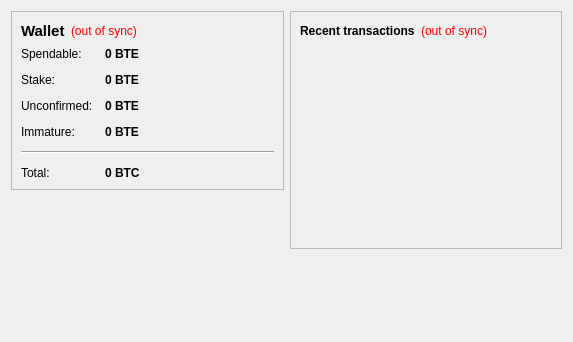
<?xml version="1.0" encoding="UTF-8"?>
<ui version="4.0">
 <class>OverviewPage</class>
 <widget class="QWidget" name="OverviewPage">
  <property name="geometry">
   <rect>
    <x>0</x>
    <y>0</y>
    <width>573</width>
    <height>342</height>
   </rect>
  </property>
  <property name="windowTitle">
   <string>Form</string>
  </property>
  <layout class="QHBoxLayout" name="horizontalLayout" stretch="1,1">
   <item>
    <layout class="QVBoxLayout" name="verticalLayout_2">
     <item>
      <widget class="QFrame" name="frame">
       <property name="frameShape">
        <enum>QFrame::StyledPanel</enum>
       </property>
       <property name="frameShadow">
        <enum>QFrame::Raised</enum>
       </property>
       <layout class="QVBoxLayout" name="verticalLayout_4">
        <item>
         <layout class="QHBoxLayout" name="horizontalLayout_4">
          <item>
           <widget class="QLabel" name="label_5">
            <property name="font">
             <font>
              <pointsize>11</pointsize>
              <weight>75</weight>
              <bold>true</bold>
             </font>
            </property>
            <property name="text">
             <string>Wallet</string>
            </property>
           </widget>
          </item>
          <item>
           <widget class="QLabel" name="labelWalletStatus">
            <property name="toolTip">
             <string>The displayed information may be out of date. Your wallet automatically synchronizes with the BitExchange network after a connection is established, but this process has not completed yet.</string>
            </property>
            <property name="styleSheet">
             <string notr="true">QLabel { color: red; }</string>
            </property>
            <property name="text">
             <string notr="true">(out of sync)</string>
            </property>
            <property name="alignment">
             <set>Qt::AlignLeading|Qt::AlignLeft|Qt::AlignVCenter</set>
            </property>
           </widget>
          </item>
          <item>
           <spacer name="horizontalSpacer_2">
            <property name="orientation">
             <enum>Qt::Horizontal</enum>
            </property>
            <property name="sizeHint" stdset="0">
             <size>
              <width>40</width>
              <height>20</height>
             </size>
            </property>
           </spacer>
          </item>
         </layout>
        </item>
        <item>
         <layout class="QFormLayout" name="formLayout_2">
          <property name="fieldGrowthPolicy">
           <enum>QFormLayout::AllNonFixedFieldsGrow</enum>
          </property>
          <property name="horizontalSpacing">
           <number>12</number>
          </property>
          <property name="verticalSpacing">
           <number>12</number>
          </property>
          <item row="0" column="0">
           <widget class="QLabel" name="label">
            <property name="text">
             <string>Spendable:</string>
            </property>
           </widget>
          </item>
          <item row="0" column="1">
           <widget class="QLabel" name="labelBalance">
            <property name="font">
             <font>
              <weight>75</weight>
              <bold>true</bold>
             </font>
            </property>
            <property name="cursor">
             <cursorShape>IBeamCursor</cursorShape>
            </property>
            <property name="toolTip">
             <string>Your current spendable balance</string>
            </property>
            <property name="text">
             <string notr="true">0 BTE</string>
            </property>
            <property name="textInteractionFlags">
             <set>Qt::LinksAccessibleByMouse|Qt::TextSelectableByKeyboard|Qt::TextSelectableByMouse</set>
            </property>
           </widget>
          </item>
          <item row="1" column="0">
           <widget class="QLabel" name="label_6">
            <property name="text">
             <string>Stake:</string>
            </property>
           </widget>
          </item>
          <item row="1" column="1">
           <widget class="QLabel" name="labelStake">
            <property name="font">
             <font>
              <weight>75</weight>
              <bold>true</bold>
             </font>
            </property>
            <property name="cursor">
             <cursorShape>IBeamCursor</cursorShape>
            </property>
            <property name="toolTip">
             <string>Total of coins that was staked, and do not yet count toward the current balance</string>
            </property>
            <property name="text">
             <string notr="true">0 BTE</string>
            </property>
            <property name="textInteractionFlags">
             <set>Qt::LinksAccessibleByMouse|Qt::TextSelectableByKeyboard|Qt::TextSelectableByMouse</set>
            </property>
           </widget>
          </item>
          <item row="2" column="0">
           <widget class="QLabel" name="label_3">
            <property name="text">
             <string>Unconfirmed:</string>
            </property>
           </widget>
          </item>
          <item row="2" column="1">
           <widget class="QLabel" name="labelUnconfirmed">
            <property name="font">
             <font>
              <weight>75</weight>
              <bold>true</bold>
             </font>
            </property>
            <property name="cursor">
             <cursorShape>IBeamCursor</cursorShape>
            </property>
            <property name="toolTip">
             <string>Total of transactions that have yet to be confirmed, and do not yet count toward the current balance</string>
            </property>
            <property name="text">
             <string notr="true">0 BTE</string>
            </property>
            <property name="textInteractionFlags">
             <set>Qt::LinksAccessibleByMouse|Qt::TextSelectableByKeyboard|Qt::TextSelectableByMouse</set>
            </property>
           </widget>
          </item>
          <item row="3" column="0">
           <widget class="QLabel" name="labelImmatureText">
            <property name="text">
             <string>Immature:</string>
            </property>
           </widget>
          </item>
          <item row="3" column="1">
           <widget class="QLabel" name="labelImmature">
            <property name="font">
             <font>
              <weight>75</weight>
              <bold>true</bold>
             </font>
            </property>
            <property name="toolTip">
             <string>Mined balance that has not yet matured</string>
            </property>
            <property name="text">
             <string notr="true">0 BTE</string>
            </property>
            <property name="textInteractionFlags">
             <set>Qt::LinksAccessibleByMouse|Qt::TextSelectableByKeyboard|Qt::TextSelectableByMouse</set>
            </property>
           </widget>
          </item>
          <item row="4" column="0" colspan="2">
           <widget class="Line" name="line">
            <property name="orientation">
             <enum>Qt::Horizontal</enum>
            </property>
           </widget>
          </item>
          <item row="5" column="0">
           <widget class="QLabel" name="labelTotalText">
            <property name="text">
             <string>Total:</string>
            </property>
           </widget>
          </item>
          <item row="5" column="1">
           <widget class="QLabel" name="labelTotal">
            <property name="font">
             <font>
              <weight>75</weight>
              <bold>true</bold>
             </font>
            </property>
            <property name="cursor">
             <cursorShape>IBeamCursor</cursorShape>
            </property>
            <property name="toolTip">
             <string>Your current total balance</string>
            </property>
            <property name="text">
             <string notr="true">0 BTC</string>
            </property>
            <property name="textInteractionFlags">
             <set>Qt::LinksAccessibleByMouse|Qt::TextSelectableByKeyboard|Qt::TextSelectableByMouse</set>
            </property>
           </widget>
          </item>
         </layout>
        </item>
       </layout>
      </widget>
     </item>
     <item>
      <spacer name="verticalSpacer">
       <property name="orientation">
        <enum>Qt::Vertical</enum>
       </property>
       <property name="sizeHint" stdset="0">
        <size>
         <width>20</width>
         <height>40</height>
        </size>
       </property>
      </spacer>
     </item>
     <item>
      <widget class="QLabel" name="label_2">
       <property name="text">
        <string/>
       </property>
      </widget>
     </item>
    </layout>
   </item>
   <item>
    <layout class="QVBoxLayout" name="verticalLayout_3">
     <item>
      <widget class="QFrame" name="frame_2">
       <property name="frameShape">
        <enum>QFrame::StyledPanel</enum>
       </property>
       <property name="frameShadow">
        <enum>QFrame::Raised</enum>
       </property>
       <layout class="QVBoxLayout" name="verticalLayout">
        <item>
         <layout class="QHBoxLayout" name="horizontalLayout_2">
          <item>
           <widget class="QLabel" name="label_4">
            <property name="text">
             <string>&lt;b&gt;Recent transactions&lt;/b&gt;</string>
            </property>
           </widget>
          </item>
          <item>
           <widget class="QLabel" name="labelTransactionsStatus">
            <property name="toolTip">
             <string>The displayed information may be out of date. Your wallet automatically synchronizes with the BitExchange network after a connection is established, but this process has not completed yet.</string>
            </property>
            <property name="styleSheet">
             <string notr="true">QLabel { color: red; }</string>
            </property>
            <property name="text">
             <string notr="true">(out of sync)</string>
            </property>
            <property name="alignment">
             <set>Qt::AlignRight|Qt::AlignTrailing|Qt::AlignVCenter</set>
            </property>
           </widget>
          </item>
          <item>
           <spacer name="horizontalSpacer">
            <property name="orientation">
             <enum>Qt::Horizontal</enum>
            </property>
            <property name="sizeHint" stdset="0">
             <size>
              <width>40</width>
              <height>20</height>
             </size>
            </property>
           </spacer>
          </item>
         </layout>
        </item>
        <item>
         <widget class="QListView" name="listTransactions">
          <property name="styleSheet">
           <string notr="true">QListView { background: transparent; }</string>
          </property>
          <property name="frameShape">
           <enum>QFrame::NoFrame</enum>
          </property>
          <property name="verticalScrollBarPolicy">
           <enum>Qt::ScrollBarAlwaysOff</enum>
          </property>
          <property name="horizontalScrollBarPolicy">
           <enum>Qt::ScrollBarAlwaysOff</enum>
          </property>
          <property name="selectionMode">
           <enum>QAbstractItemView::NoSelection</enum>
          </property>
         </widget>
        </item>
       </layout>
      </widget>
     </item>
     <item>
      <spacer name="verticalSpacer_2">
       <property name="orientation">
        <enum>Qt::Vertical</enum>
       </property>
       <property name="sizeHint" stdset="0">
        <size>
         <width>20</width>
         <height>40</height>
        </size>
       </property>
      </spacer>
     </item>
    </layout>
   </item>
  </layout>
 </widget>
 <resources>
  <include location="../bitcoin.qrc"/>
 </resources>
 <connections/>
</ui>
